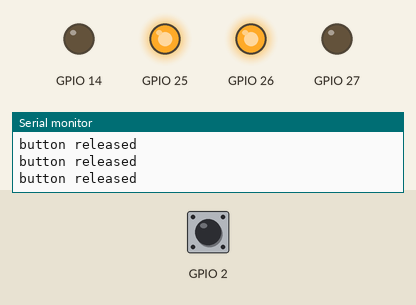
Recording of a sketch running on a simulated ESP32. On the bench: output pins drawn as LEDs (lit = HIGH), the last lines printed to the serial monitor. The test bench sets the inputs (shaded band); at power-on: GPIO 2 HIGH.

Above: at 2.8 s.
2.9 s: GPIO 2 pulled LOW for 1.2 s
At 4.1 s:
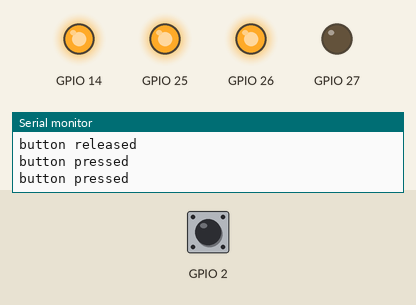
6.5 s: GPIO 2 pulled LOW for 3.2 s
At 10.7 s:
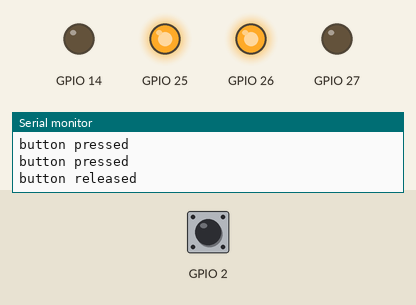
Timing chart, 0 to 12.2 s (numbered marks = the images above; inputs shaded):
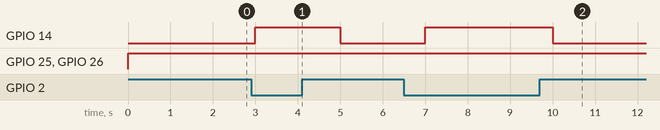

Measured:
- after the input at 2.9 s, GPIO 14: LOW → HIGH after 0.10 s, → LOW 2.0 s later
- after the input at 6.5 s, GPIO 14: LOW → HIGH after 0.50 s, → LOW 3.0 s later

The sketch:

prog.1_21.12.21.ino
```cpp
void setup()
{
  pinMode(02,INPUT_PULLUP);

  pinMode(27,OUTPUT);
  pinMode(25,OUTPUT);
  pinMode(26,OUTPUT);

  pinMode(14,OUTPUT);

  Serial.begin(9600);
}

void loop()
{
  digitalWrite(27,LOW);
  digitalWrite(26,HIGH);
  digitalWrite(25,HIGH);

  int x=digitalRead(2);
  if(x==0)
  {
    digitalWrite(14,HIGH);
    Serial.println("button pressed");

  }
  else
  {
    digitalWrite(14,LOW);
    Serial.println("button released");
  }
  delay(1000);
}
```
